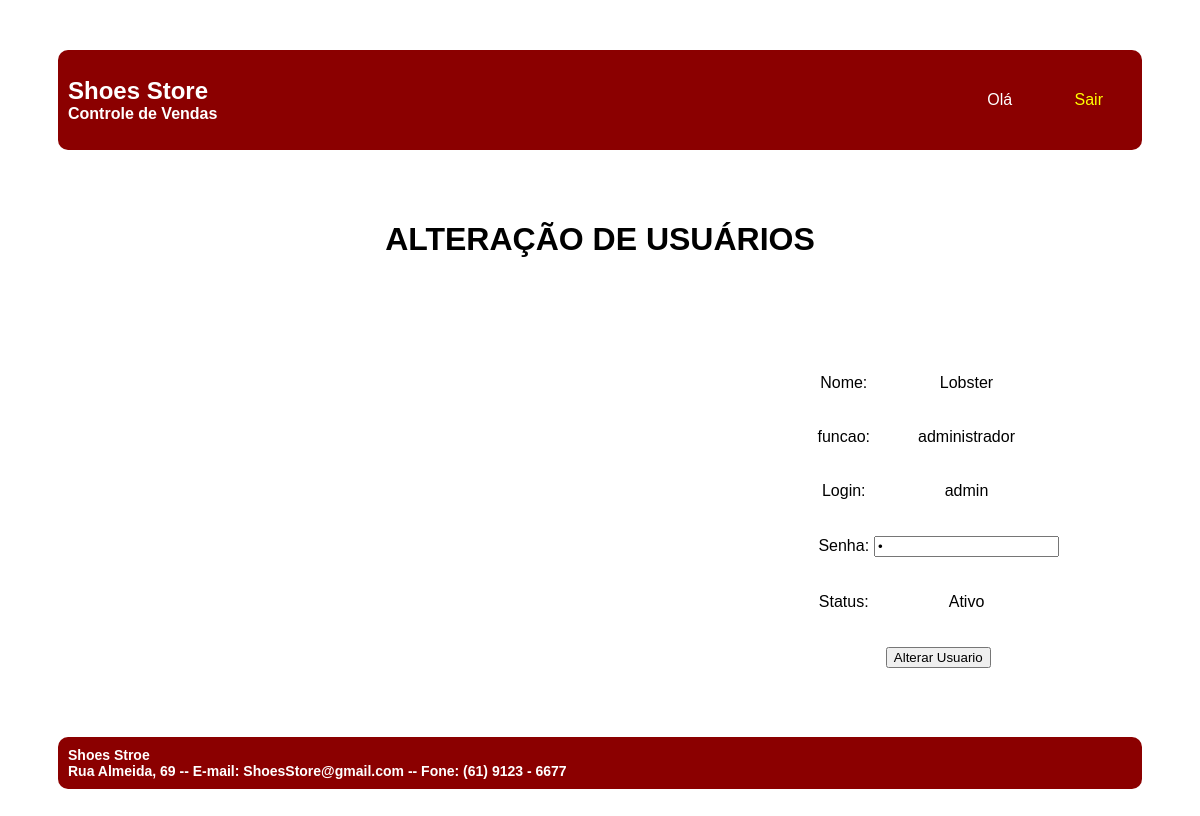
Page /altera_fun.php?codigo=1 on the committed database.
### tables this page shows
CREATE TABLE `usuarios` (
  `COD_USER` int(11) NOT NULL,
  `FUNCAO` varchar(20) NOT NULL,
  `NOME_USER` varchar(45) NOT NULL,
  `LOGIN_USER` varchar(45) NOT NULL,
  `SENHA_USER` varchar(45) NOT NULL,
  `STATUS_USER` varchar(7) DEFAULT 'ativo'
);

### altera_fun.php (the view, shortened to what this page needs)
<!DOCTYPE html>
<html>
    <head>
        <link rel="stylesheet" type="text/css" href="css/layout.css">
		<link rel="stylesheet" type="text/css" href="css/menu.css">
    </head>
    <body>
        <div id="principal">
			<div id="topo">
				<div id="logo">
                    <h1> Shoes Store </h1>
					<h4> Controle de Vendas </h4>
				</div>
				<div class="menu_global">
					<ul>
                        <li> Olá <?php include "validar_login.php";?></li>
						<li><a href="logout.php" class="active">Sair</a></li>
                    </ul>
				</div>
			</div>
			<div id="conteudo_especifico">
				<div class="div_central centralizar">
					<h1> ALTERAÇÃO DE USUÁRIOS </h1>
				</div>
				<div id="funcionalidade" class="div_direita">
					<?php
						$conectar = mysqli_connect ("localhost", "root", "", "shoes-store");
						$cod = $_GET["codigo"];
						$sql_pesquisa = "SELECT  cod_user, funcao, nome_user, login_user, senha_user, status_user
										 FROM usuarios
										 WHERE cod_user = '$cod'";
						$resultado_pesquisa = mysqli_query ($conectar, $sql_pesquisa);
						$registro = mysqli_fetch_row($resultado_pesquisa);
					?>
					<form method="post" action="processa_altera_fun.php">
						<?php
							if ($registro[1] <> "administrador")
							{
						?>
							<table class="centralizar">
								<tr>
									<td>
										<p> Nome: </p>
									</td>
									<td>
										<p> <input type="text" name="nome" value="<?php echo "$registro[2]";?>" required> </p>
									</td>
								</tr>
								<tr>
									<td>
										<p> funcao:  </p>
									</td>
									<td>
										<p>
											<input type="radio" name="funcao" value="estoquista"
											<?php
												if ($registro[1] == "estoquista") {
													echo "checked";
												}
											?>> Estoquista
											<input type="radio" name="funcao" value="vendedor"
											<?php
												if ($registro[1] == "vendedor") {
													echo "checked";
												}
											?>> Vendedor
										</p>
									</td>
								</tr>
								<tr>
									<td>
										<p> Login:  </p>
									</td>
									<td>
										<p> <input type="text" name="login" value="<?php echo "$registro[3]";?>" required>  </p>
									</td>
								</tr>
								<tr>
									<td>
										<p> Senha:  </p>
									</td>
									<td>
										<p> <input type="password" name="senha" value="<?php echo "$registro[4]";?>" required>  </p>
									</td>
								</tr>
								<tr>
									<td>
										<p> Status:  </p>
									</td>
									<td>
										<p>
											<select name="status">
												<option value="ativo"
													<?php
														if ($registro[5] == "ativo") {
															echo "selected";
														}
													?> > Ativo
												</option>
												<option value="inativo"<?php
													if ($registro[5] == "inativo") {
														echo "selected";
													}
													?> > Inativo
												</option>
											</select>
										</p>
									</td>
								</tr>
								<tr>
									<td colspan="2">
										<p> <input type="submit" value="Alterar Funcionário">  </p>
									</td>
								</tr>
							</table>
						<?php
							}
							else {
						?>
							<table class="centralizar">
								<tr>
									<td>
										<p> Nome: </p>
									</td>
									<td>
										<p> <?php echo "$registro[2]";?> </p>
									</td>
								</tr>
								<tr>
									<td>
										<p> funcao:  </p>
									</td>
									<td>
										<p> <?php echo "$registro[1]";?> </p>
									</td>
								</tr>
								<tr>
									<td>
										<p> Login:  </p>
									</td>
									<td>
										<p> <?php echo "$registro[3]";?> </p>
									</td>
								</tr>
								<tr>
									<td>
										<p> Senha:  </p>
									</td>
									<td>
										<p> <input type="password" name="senha" value="<?php echo "$registro[4]";?>" required>  </p>
									</td>
								</tr>
								<tr>
									<td>
										<p> Status:  </p>
									</td>
									<td>
										<p>
											Ativo
										</p>
									</td>
								</tr>
								<tr>
									<td colspan="2">
										<p> <input type="submit" value="Alterar Usuario">  </p>
									</td>
								</tr>
							</table>
						<?php
							}
						?>
					</form>
				</div>
			</div>
			<div id="rodape">
				<div id="texto_institucional">
					<div id="texto_institucional">
                    <h6> Shoes Stroe </h6>
						<h6> Rua Almeida, 69 -- E-mail: ShoesStore@gmail.com -- Fone: (61) 9123 - 6677 </h6>
					</div>
				</div>
		</div>
    </body>
</html>

### css/layout.css (style rules this page uses)
#topo { padding: 10px; display: flex; justify-content: space-between; align-items: center; margin: 0 auto 20px auto; background-color: darkred; color: white; border-radius: 10px; }
#logo h1 { font-size: 24px; margin: 0; }
#logo h4 { font-size: 16px; margin: 0; }
#conteudo_especifico { padding: 10px; display: grid; grid-template-columns: repeat(2, 1fr); grid-gap: 20px; margin: 0 auto 5px auto; }
.div_direita { margin: 15px 50px auto auto; }
.div_central { margin: auto; grid-column-start: 1; grid-column-end: 3; }
#rodape { padding: 10px; display: flex; justify-content: space-between; align-items: center; margin: 20px auto 0 auto; background-color: darkred; color: white; border-radius: 10px; }
#rodape h6 { font-size: 14px; margin: 0 12px 0 0; }
.centralizar { text-align: center; padding: 20px; }

### css/menu.css (style rules this page uses)
.menu_global a { text-decoration: none; color: black; }
.menu_global a.active { color: yellow; }

### rows in the picture
usuarios: NOME_USER "Lobster", FUNCAO "administrador", LOGIN_USER "admin"
